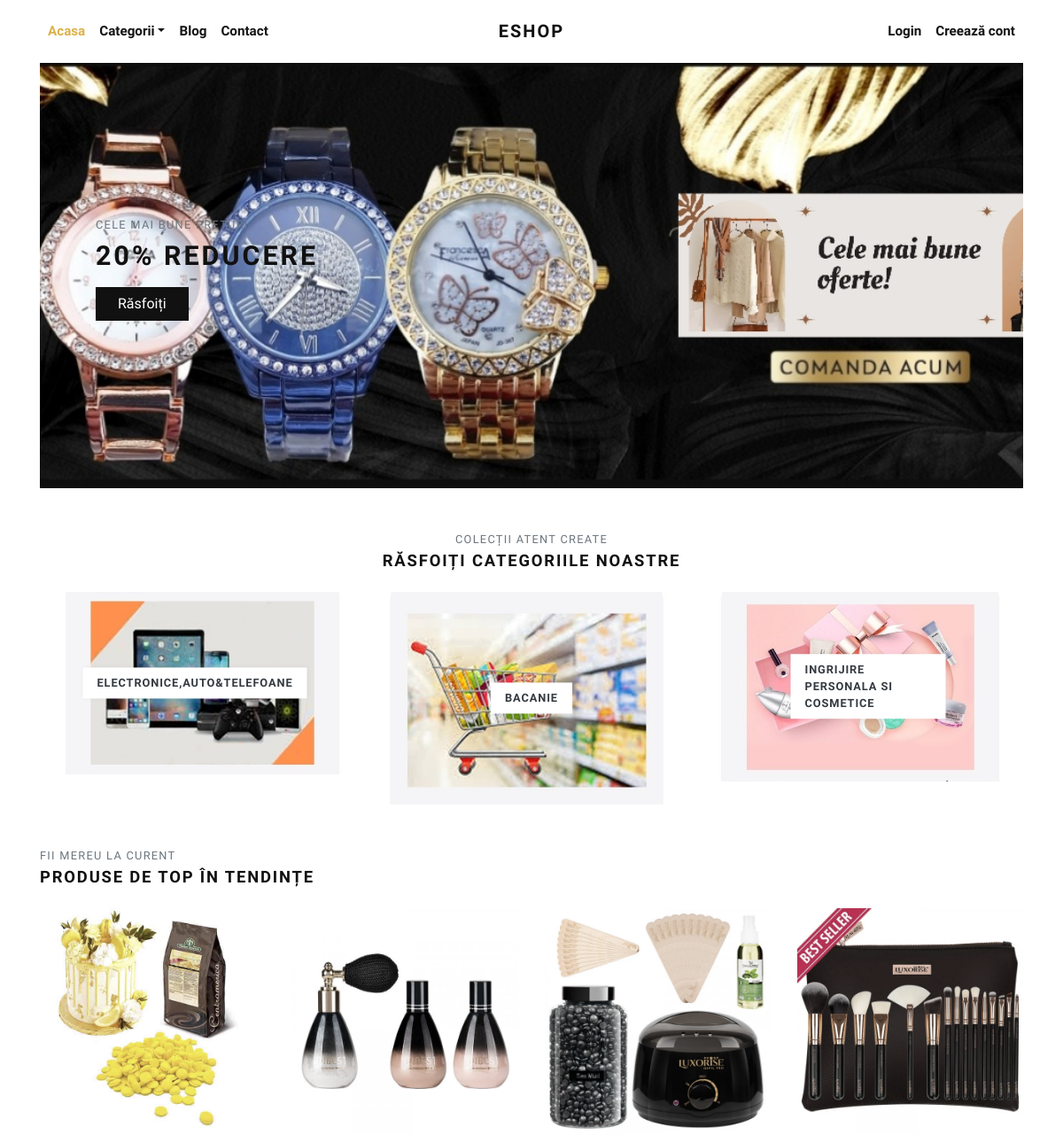
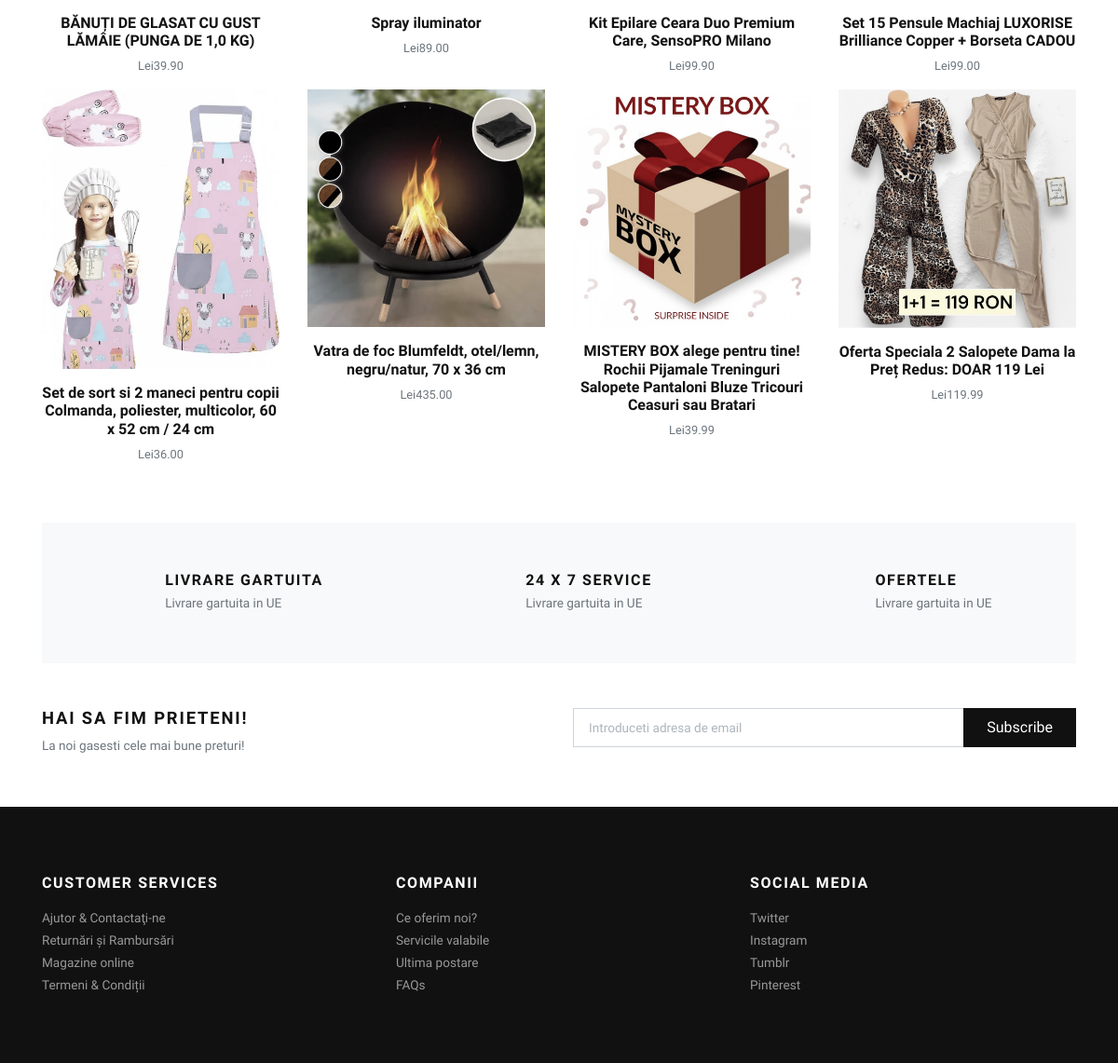
The page / on the database its author committed (2 pictures, top to bottom).
### store/models.py (models this page shows, shortened)
class Category(models.Model):
    title = models.CharField(max_length=50, verbose_name="Category Title")
    slug = models.SlugField(max_length=55, verbose_name="Category Slug")
    description = models.TextField(blank=True, verbose_name="Category Description")
    category_image = models.ImageField(upload_to='category', blank=True, null=True, verbose_name="Category Image")
    is_active = models.BooleanField(verbose_name="Is Active?")
    is_featured = models.BooleanField(verbose_name="Is Featured?")
    created_at = models.DateTimeField(auto_now_add=True, verbose_name="Created Date")
    updated_at = models.DateTimeField(auto_now=True, verbose_name="Updated Date")
    class Meta:
        verbose_name_plural = 'Categories'
        ordering = ('-created_at',)

class Product(models.Model):
    title = models.CharField(max_length=150, verbose_name="Product Title")
    slug = models.SlugField(max_length=160, verbose_name="Product Slug")
    sku = models.CharField(max_length=255, unique=True, verbose_name="Unique Product ID (SKU)")
    short_description = models.TextField(verbose_name="Short Description")
    detail_description = models.TextField(blank=True, null=True, verbose_name="Detail Description")
    product_image = models.ImageField(upload_to='product', blank=True, null=True, verbose_name="Product Image")
    price = models.DecimalField(max_digits=8, decimal_places=2)
    category = models.ForeignKey(Category, verbose_name="Product Categoy", on_delete=models.CASCADE)
    is_active = models.BooleanField(verbose_name="Is Active?")
    is_featured = models.BooleanField(verbose_name="Is Featured?")
    created_at = models.DateTimeField(auto_now_add=True, verbose_name="Created Date")
    updated_at = models.DateTimeField(auto_now=True, verbose_name="Updated Date")
    class Meta:
        verbose_name_plural = 'Products'
        ordering = ('-created_at',)

### store/views.py (the view)
# urls.py: path('', views.home, name="home"),
def home(request):
    categories = Category.objects.filter(is_active=True, is_featured=True)[:3]
    products = Product.objects.filter(is_active=True, is_featured=True)[:8]
    context = {
        'categories': categories,
        'products': products,
    }
    return render(request, 'store/index.html', context)

### store/templates/store/index.html (shortened to what this page needs)
{% extends 'base.html' %}
{% load static %}
      {% block content %}
      <div class="container">
        <section class="hero pb-3 bg-cover bg-center d-flex align-items-center" style="background: url({% static 'img/123.jpg' %})">
          <div class="container py-5">
            <div class="row px-4 px-lg-5">
              <div class="col-lg-6">
                <p class="text-muted small text-uppercase mb-2">Cele mai bune preturi</p>
                <h1 class="h2 text-uppercase mb-3">20% reducere</h1><a class="btn btn-dark" href="{% url 'store:all-categories' %}">Răsfoiți</a>
              </div>
            </div>
          </div>
        </section>
        <section class="pt-5">
          <header class="text-center">
            <p class="small text-muted small text-uppercase mb-1">Colecții atent create</p>
            <h2 class="h5 text-uppercase mb-4">Răsfoiți categoriile noastre</h2>
          </header>
          <div class="row">
          {% if categories %}
            {% for category in categories %}
              <div class="col-md-4 mb-4 mb-md-0">
                <a class="category-item" href="{% url 'store:category-products' category.slug %}">
                  <strong class="category-item-title">{{ category.title }}</strong>
                </a>
              </div>
            {% endfor %}
          {% endif %}
          </div>
        </section>
        <section class="py-5">
          <header>
            <p class="small text-muted small text-uppercase mb-1">Fii mereu la curent</p>
            <h2 class="h5 text-uppercase mb-4">Produse de top în tendințe</h2>
          </header>
          <div class="row">
            {% if products %}
              {% for product in products %}
                <div class="col-xl-3 col-lg-4 col-sm-6">
                  <div class="product text-center">
                    <div class="position-relative mb-3">
                      <a class="d-block" href="{% url 'store:product-detail' product.slug %}">
                        {% if product.product_image %}
                          <img class="img-fluid w-100" src="{{ product.product_image.url }}" alt="{{product.title}}">
                        {% else %}
                          <img class="img-fluid w-100" src="{% static 'img/product-1.jpg' %}" alt="{{product.title}}">
                        {% endif %}
                      </a>
                    </div>
                    <h6> <a class="reset-anchor" href="detail.html">{{ product.title }}</a></h6>
                    <p class="small text-muted">Lei{{product.price}}</p>
                  </div>
                </div>
              {% endfor %}
            {% endif %}
          </div>
        </section>
        <section class="py-5 bg-light">
          <div class="container">
            <div class="row text-center">
              <div class="col-lg-4 mb-3 mb-lg-0">
                <div class="d-inline-block">
                  <div class="media align-items-end">
                    <svg class="svg-icon svg-icon-big svg-icon-light">
                      <use xlink:href="#delivery-time-1"> </use>
                    </svg>
                    <div class="media-body text-left ml-3">
                      <h6 class="text-uppercase mb-1">Livrare gartuita</h6>
                      <p class="text-small mb-0 text-muted">Livrare gartuita in UE</p>
                    </div>
                  </div>
                </div>
              </div>
              <div class="col-lg-4 mb-3 mb-lg-0">
                <div class="d-inline-block">
                  <div class="media align-items-end">
                    <svg class="svg-icon svg-icon-big svg-icon-light">
                      <use xlink:href="#helpline-24h-1"> </use>
                    </svg>
                    <div class="media-body text-left ml-3">
                      <h6 class="text-uppercase mb-1">24 x 7 service</h6>
                      <p class="text-small mb-0 text-muted">Livrare gartuita in UE</p>
                    </div>
                  </div>
                </div>
              </div>
              <div class="col-lg-4">
                <div class="d-inline-block">
                  <div class="media align-items-end">
                    <svg class="svg-icon svg-icon-big svg-icon-light">
                      <use xlink:href="#label-tag-1"> </use>
                    </svg>
                    <div class="media-body text-left ml-3">
                      <h6 class="text-uppercase mb-1">Ofertele</h6>
                      <p class="text-small mb-0 text-muted">Livrare gartuita in UE</p>
                    </div>
                  </div>
                </div>
              </div>
            </div>
          </div>
        </section>
        <section class="py-5">
          <div class="container p-0">
            <div class="row">
              <div class="col-lg-6 mb-3 mb-lg-0">
                <h5 class="text-uppercase">Hai sa fim prieteni!</h5>
                <p class="text-small text-muted mb-0">La noi gasesti cele mai bune preturi!</p>
              </div>
              <div class="col-lg-6">
                <form action="#">
                  <div class="input-group flex-column flex-sm-row mb-3">
                    <input class="form-control form-control-lg py-3" type="email" placeholder="Introduceti adresa de email" aria-describedby="button-addon2">
                    <div class="input-group-append">
                      <button class="btn btn-dark btn-block" id="button-addon2" type="submit">Subscribe</button>
                    </div>
                  </div>
                </form>
              </div>
            </div>
          </div>
        </section>
      </div>
      {% endblock content %}

### store/templates/base.html (shortened to what this page needs)
{% load static %}
<!DOCTYPE html>
<html>
  <head>
    <link rel="stylesheet" href="{% static 'vendor/bootstrap/css/bootstrap.min.css' %}">
    <link rel="stylesheet" href="{% static 'vendor/lightbox2/css/lightbox.min.css' %}">
    <link rel="stylesheet" href="{% static 'vendor/nouislider/nouislider.min.css' %}">
    <link rel="stylesheet" href="{% static 'vendor/bootstrap-select/css/bootstrap-select.min.css' %}">
    <link rel="stylesheet" href="{% static 'vendor/owl.carousel2/assets/owl.carousel.min.css' %}">
    <link rel="stylesheet" href="{% static 'vendor/owl.carousel2/assets/owl.theme.default.css' %}">
    <link rel="stylesheet" href="{% static 'css/style.default.css' %}" id="theme-stylesheet">
    <link rel="stylesheet" href="{% static 'css/custom.css' %}">
  </head>
  <body>
    <div class="page-holder">
      {% include 'navbar.html' %}
      {% block content %}
      {% endblock content %}
      {% include 'footer.html' %}
      {% include 'scripts.html' %}

### store/templates/navbar.html (shortened to what this page needs)
{% load static %}
      <header class="header bg-white">
        <div class="container px-0 px-lg-3">
          <nav class="navbar navbar-expand-lg navbar-light py-3 px-lg-0"><a class="navbar-brand" href="{% url 'store:home' %}"><span class="font-weight-bold text-uppercase text-dark">Eshop</span></a>
            <div class="collapse navbar-collapse" id="navbarSupportedContent">
              <ul class="navbar-nav mr-auto">
                <li class="nav-item">
                  <a class="nav-link active" href="{% url 'store:home' %}">Acasa</a>
                </li>
                <li class="nav-item dropdown"><a class="nav-link dropdown-toggle" id="pagesDropdown" href="#" data-toggle="dropdown" aria-haspopup="true" aria-expanded="false">Categorii</a>
                </li>
                <li class="nav-item">
                  <a class="nav-link" href="{% url 'store:home' %}">Blog</a>
                </li>
                <li class="nav-item">
                  <a class="nav-link" href="{% url 'store:home' %}">Contact</a>
                </li>
              </ul>
              <ul class="navbar-nav ml-auto">
                {% if request.user.is_authenticated %}
                  <li class="nav-item"><a class="nav-link" href="{% url 'store:cart' %}"> <i class="fas fa-dolly-flatbed mr-1 text-gray"></i>Cos<small class="text-gray">({{cart_items.count}})</small></a></li>
                  <li class="nav-item"><a class="nav-link" href="#"> <i class="far fa-heart mr-1"></i><small class="text-gray"> (0)</small></a></li>
                  {% comment %} <li class="nav-item"><a class="nav-link" href="#"> <i class="fas fa-user-alt mr-1 text-gray"></i>Contul meu</a></li> {% endcomment %}
                  <li class="nav-item dropdown"><a class="nav-link dropdown-toggle" id="pagesDropdown" href="#" data-toggle="dropdown" aria-haspopup="true" aria-expanded="false"><i class="fas fa-user-alt mr-1 text-gray"></i>Contul meu</a></a>
                  <div class="dropdown-menu mt-3" aria-labelledby="pagesDropdown">
                      <a class="dropdown-item border-0 transition-link" href="{% url 'store:profile' %}">Profil</a>
                      <a class="dropdown-item border-0 transition-link" href="{% url 'store:cart' %}">Cos</a>
                      <a class="dropdown-item border-0 transition-link" href="{% url 'store:orders' %}">Comenzi</a>
                      <a class="dropdown-item border-0 transition-link" href="{% url 'store:password-change' %}">Schimbaţi parola</a>
                    <hr>
                    <a class="dropdown-item border-0 transition-link" href="{% url 'store:logout' %}">Deconectați-vă</a>
                </li>
                {% else %}
                  <li class="nav-item"><a class="nav-link" href="{% url 'store:login' %}">Login</a></li>
                  <li class="nav-item"><a class="nav-link" href="{% url 'store:register' %}">Creează cont</a></li>
                {% endif %}
              </ul>
            </div>
          </nav>
        </div>
      </header>

### store/templates/footer.html (shortened to what this page needs)
<footer class="bg-dark text-white">
        <div class="container py-4">
          <div class="row py-5">
            <div class="col-md-4 mb-3 mb-md-0">
              <h6 class="text-uppercase mb-3">Customer services</h6>
              <ul class="list-unstyled mb-0">
                <li><a class="footer-link" href="#">Ajutor & Contactaţi-ne</a></li>
                <li><a class="footer-link" href="#">Returnări și Rambursări</a></li>
                <li><a class="footer-link" href="#">Magazine online</a></li>
                <li><a class="footer-link" href="#">Termeni & Condiții</a></li>
              </ul>
            </div>
            <div class="col-md-4 mb-3 mb-md-0">
              <h6 class="text-uppercase mb-3">Companii</h6>
              <ul class="list-unstyled mb-0">
                <li><a class="footer-link" href="#">Ce oferim noi?</a></li>
                <li><a class="footer-link" href="#">Servicile valabile</a></li>
                <li><a class="footer-link" href="#">Ultima postare</a></li>
                <li><a class="footer-link" href="#">FAQs</a></li>
              </ul>
            </div>
            <div class="col-md-4">
              <h6 class="text-uppercase mb-3">Social media</h6>
              <ul class="list-unstyled mb-0">
                <li><a class="footer-link" href="#">Twitter</a></li>
                <li><a class="footer-link" href="#">Instagram</a></li>
                <li><a class="footer-link" href="#">Tumblr</a></li>
                <li><a class="footer-link" href="#">Pinterest</a></li>
              </ul>
            </div>
          </div>
            </div>
          </div>

### store/templates/scripts.html (shortened to what this page needs)
{% load static %}
      <link rel="stylesheet" href="https://use.fontawesome.com/releases/v5.7.1/css/all.css">
  </body>
</html>

### rows shown on the page
Category: title "ELECTRONICE,AUTO&TELEFOANE"
Category: title "BACANIE"
Category: title "INGRIJIRE PERSONALA SI COSMETICE"
Product: product_image (picture), title "BĂNUȚI DE GLASAT CU GUST LĂMÂIE (PUNGA DE 1,0 KG)", price "39.90"
Product: product_image (picture), title "Spray iluminator", price "89.00"
Product: product_image (picture), title "Kit Epilare Ceara Duo Premium Care, SensoPRO Milano", price "99.90"
Product: product_image (picture), title "Set 15 Pensule Machiaj LUXORISE Brilliance Copper + Borseta CADOU", price "99.00"
Product: product_image (picture), title "Set de sort si 2 maneci pentru copii Colmanda, poliester, multicolor, 60 x 52 cm / 24 cm", price "36.00"
Product: product_image (picture), title "Vatra de foc Blumfeldt, otel/lemn, negru/natur, 70 x 36 cm", price "435.00"
Product: product_image (picture), title "MISTERY BOX alege pentru tine! Rochii Pijamale Treninguri Salopete Pantaloni Bluze Tricouri Ceasuri sau Bratari", price "39.99"
Product: product_image (picture), title "Oferta Speciala 2 Salopete Dama la Preț Redus: DOAR 119 Lei", price "119.99"
